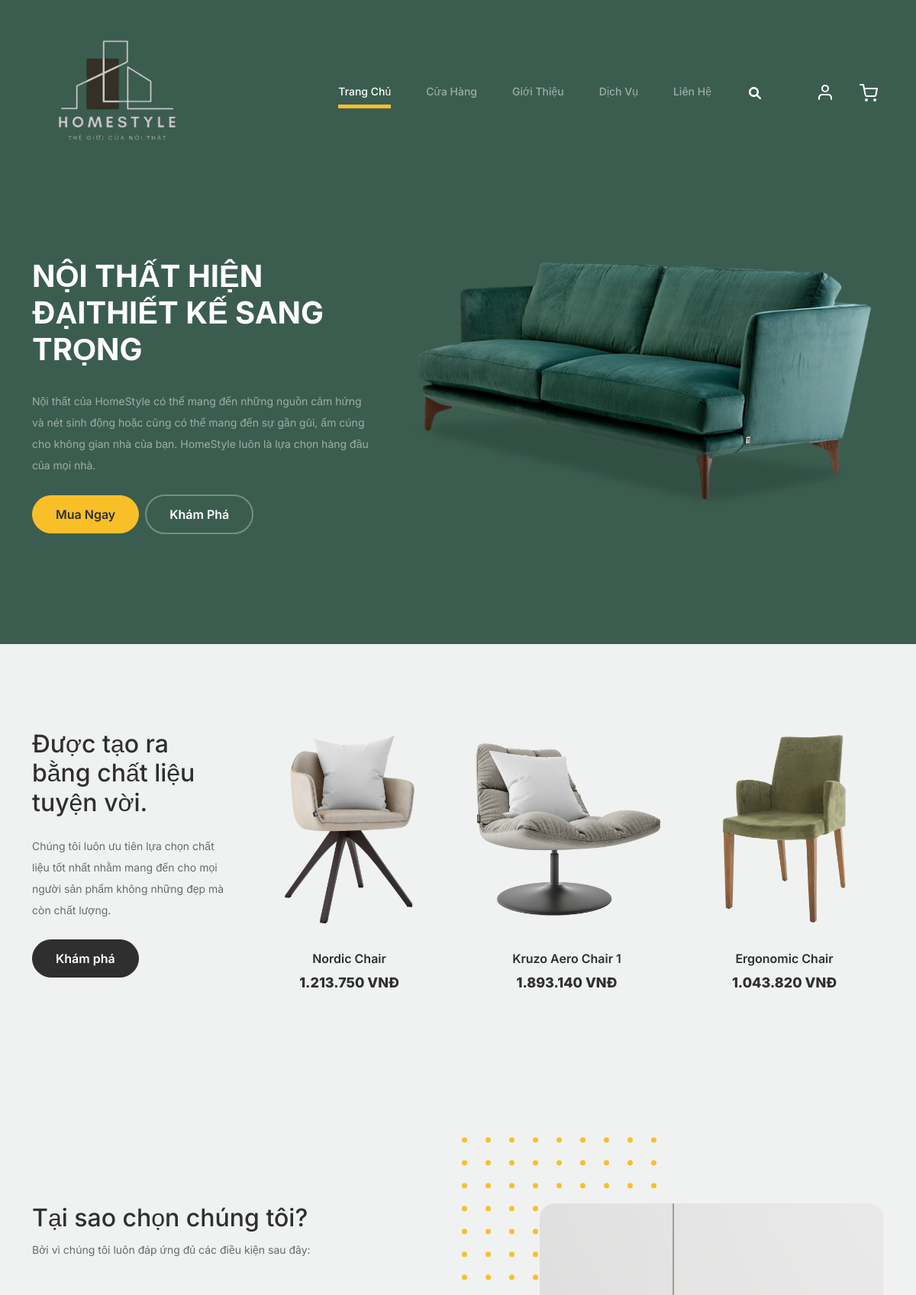
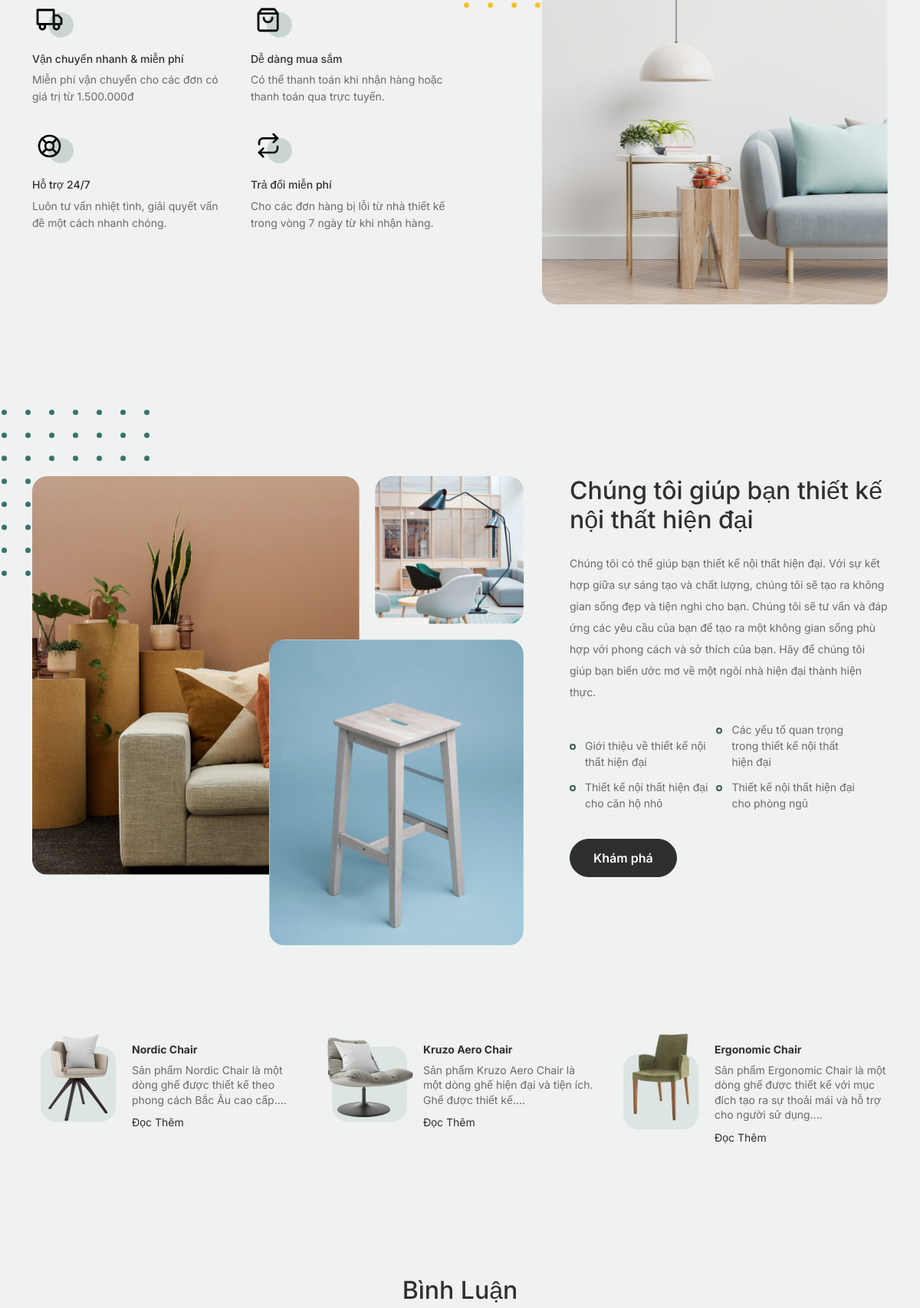
The page / (upper part) on the database its author committed (2 pictures, top to bottom).
### tables this page shows
CREATE TABLE `sanpham` (
  `id` int(11) NOT NULL,
  `ten` varchar(50) NOT NULL,
  `gia` float NOT NULL,
  `soluong` int(11) NOT NULL,
  `id_dm` int(11) NOT NULL,
  `img` varchar(300) NOT NULL,
  `view` int(11) NOT NULL,
  `tinhtrang` int(11) NOT NULL,
  `nhacungcap` int(11) NOT NULL,
  `mota` varchar(255) NOT NULL,
  `gioithieu` varchar(500) NOT NULL
);

### model/product.php (called while the page is built, shortened)
<?php
    function view_top()
    {
        $conn = conectdb();
        $stmt = $conn->prepare("SELECT * FROM sanpham ORDER BY view DESC limit 3");
        $stmt->execute();
        $topview = $stmt->fetchAll();
        return $topview;
    }
?>

### view/home.php (the view, shortened to what this page needs)
	<div class="hero">
		<div class="container">
			<div class="row justify-content-between">
				<div class="col-lg-5">
					<div class="intro-excerpt">
						<h1>NỘI THẤT HIỆN ĐẠI<span clsas="d-block">THIẾT KẾ SANG TRỌNG </span></h1>
						<p class="mb-4">Nội thất của HomeStyle có thể mang đến những nguồn cảm hứng và nét sinh động hoặc cũng có thể mang đến sự gần gũi, ấm cúng cho không gian nhà của bạn. HomeStyle luôn là lựa chọn hàng đầu của mọi nhà.</p>
						<p><a href="" class="btn btn-secondary me-2">Mua Ngay </a><a href="#" class="btn btn-white-outline">Khám Phá</a></p>
					</div>
				</div>
				<div class="col-lg-7">
					<div class="hero-img-wrap">
						<img src="Assets/images/couch.png" class="img-fluid">
					</div>
				</div>
			</div>
		</div>
	</div>
<div class="product-section">
	<div class="container">
		<div class="row">
			<div class="col-md-12 col-lg-3 mb-5 mb-lg-0">
				<h2 class="mb-4 section-title" style="vertical-align: inherit;">Được tạo ra bằng chất liệu tuyện vời.</h2>
				<p class="mb-4">Chúng tôi luôn ưu tiên lựa chọn chất liệu tốt nhất nhằm mang đến cho mọi người sản phẩm không những đẹp mà còn chất lượng.</p>
				<p><a href="shop.html" class="btn">Khám phá</a></p>
			</div>
			<?php
			$topview = view_top();
			foreach($topview as $top) {
				echo '
				<div class="col-12 col-md-4 col-lg-3 mb-5 mb-md-0">
				<form action="index.php?page=addcart" method = "post">
					<input type = "hidden" name="id" value="'.$top['id'].'">
					<input type = "hidden" name="img" value="'.$top['img'].'">
					<input type = "hidden" name="ten" value="'.$top['ten'].'">
					<input type = "hidden" name="gia" value="'.$top['gia'].'">
					<a class="product-item" href="index.php?page=Product Details">
						<img src="uploadsPr/'.$top['img'].'" class="img-fluid product-thumbnail">
						<h3 class="product-title">'.$top['ten'].'</h3>
						<strong class="product-price">' . number_format($top['gia'], 0, ',', '.') . ' VNĐ</strong>
						<button class="icon-cross" type="submit" name="sub" value="AddToCart">
							<img src="Assets/images/cross.svg" class="img-fluid">
						</button>
					</a>
				</form>
				</div>
				';
			}
			?>
		</div>
	</div>
</div>
<div class="why-choose-section">
	<div class="container">
		<div class="row justify-content-between">
			<div class="col-lg-6">
				<h2 class="section-title">Tại sao chọn chúng tôi?</h2>
				<p>Bởi vì chúng tôi luôn đáp ứng đủ các điều kiện sau đây:</p>
				<div class="row my-5">
					<div class="col-6 col-md-6">
						<div class="feature">
							<div class="icon">
								<img src="Assets/images/truck.svg" alt="Image" class="imf-fluid">
							</div>
							<h3>Vận chuyển nhanh &amp;  miễn phí</h3>
							<p>Miễn phí vận chuyển cho các đơn có giá trị từ 1.500.000đ </p>
						</div>
					</div>
					<div class="col-6 col-md-6">
						<div class="feature">
							<div class="icon">
								<img src="Assets/images/bag.svg" alt="Image" class="imf-fluid">
							</div>
							<h3>Dễ dàng mua sắm</h3>
							<p>Có thể thanh toán khi nhận hàng hoặc thanh toán qua trực tuyến. </p>
						</div>
					</div>
					<div class="col-6 col-md-6">
						<div class="feature">
							<div class="icon">
								<img src="Assets/images/support.svg" alt="Image" class="imf-fluid">
							</div>
							<h3>Hỗ trợ 24/7</h3>
							<p>Luôn tư vấn nhiệt tình, giải quyết vấn đề một cách nhanh chóng. </p>
						</div>
					</div>
					<div class="col-6 col-md-6">
						<div class="feature">
							<div class="icon">
								<img src="Assets/images/return.svg" alt="Image" class="imf-fluid">
							</div>
							<h3>Trả đổi miễn phí </h3>
							<p>Cho các đơn hàng bị lỗi từ nhà thiết kế trong vòng 7 ngày từ khi nhận hàng.</p>
						</div>
					</div>
				</div>
			</div>
			<div class="col-lg-5">
				<div class="img-wrap">
					<img src="Assets/images/why-choose-us-img.jpg" alt="Image" class="img-fluid">
				</div>
			</div>
		</div>
	</div>
</div>
<div class="we-help-section">
	<div class="container">
		<div class="row justify-content-between">
			<div class="col-lg-7 mb-5 mb-lg-0">
				<div class="imgs-grid">
					<div class="grid grid-1"><img src="Assets/images/img-grid-1.jpg" alt="Untree.co"></div>
					<div class="grid grid-2"><img src="Assets/images/img-grid-2.jpg" alt="Untree.co"></div>
					<div class="grid grid-3"><img src="Assets/images/img-grid-3.jpg" alt="Untree.co"></div>
				</div>
			</div>
			<div class="col-lg-5 ps-lg-5">
			<h2 class="section-title mb-4">Chúng tôi giúp bạn thiết kế nội thất hiện đại</h2>
				<p>Chúng tôi có thể giúp bạn thiết kế nội thất hiện đại. Với sự kết hợp giữa sự sáng tạo và chất lượng, chúng tôi sẽ tạo ra không gian sống đẹp và tiện nghi cho bạn. Chúng tôi sẽ tư vấn và đáp ứng các yêu cầu của bạn để tạo ra một không gian sống phù hợp với phong cách và sở thích của bạn. Hãy để chúng tôi giúp bạn biến ước mơ về một ngôi nhà hiện đại thành hiện thực.</p>
				<ul class="list-unstyled custom-list my-4">
					<li>Giới thiệu về thiết kế nội thất hiện đại</li>
					<li>Các yếu tố quan trọng trong thiết kế nội thất hiện đại</li>
					<li>Thiết kế nội thất hiện đại cho căn hộ nhỏ</li>
					<li>Thiết kế nội thất hiện đại cho phòng ngủ</li>
				</ul>
				<p><a herf="#" class="btn">Khám phá</a></p>
			</div>
		</div>
	</div>
</div>
<div class="popular-product">
	<div class="container">
		<div class="row">
			<div class="col-12 col-md-6 col-lg-4 mb-4 mb-lg-0">
				<div class="product-item-sm d-flex">
					<div class="thumbnail">
						<img src="Assets/images/product-1.png" alt="Image" class="img-fluid">
					</div>
					<div class="pt-3">
						<h3>Nordic Chair</h3>
						<p>Sản phẩm Nordic Chair là một dòng ghế được thiết kế theo phong cách Bắc Âu cao cấp....</p>
						<p><a href="index.php?page=Product Details">Đọc Thêm</a></p>
					</div>
				</div>
			</div>
			<div class="col-12 col-md-6 col-lg-4 mb-4 mb-lg-0">
				<div class="product-item-sm d-flex">
					<div class="thumbnail">
						<img src="Assets/images/product-2.png" alt="Image" class="img-fluid">
					</div>
					<div class="pt-3">
						<h3>Kruzo Aero Chair</h3>
						<p>Sản phẩm Kruzo Aero Chair là một dòng ghế hiện đại và tiện ích. Ghế được thiết kế....</p>
						<p><a href="index.php?page=Product Details">Đọc Thêm</a></p>
					</div>
				</div>
			</div>
			<div class="col-12 col-md-6 col-lg-4 mb-4 mb-lg-0">
				<div class="product-item-sm d-flex">
					<div class="thumbnail">
						<img src="Assets/images/product-3.png" alt="Image" class="img-fluid">
					</div>
					<div class="pt-3">
						<h3>Ergonomic Chair</h3>
						<p>Sản phẩm Ergonomic Chair là một dòng ghế được thiết kế với mục đích tạo ra sự thoải mái và hỗ trợ cho người sử dụng....</p>
						<p><a href="index.php?page=Product Details">Đọc Thêm</a></p>
					</div>
				</div>
			</div>
		</div>
	</div>
</div>
<div class="testimonial-section">
	<div class="container">
		<div class="row">
			<div class="col-lg-7 mx-auto text-center">
				<h2 class="section-title">Bình Luận</h2>
			</div>
		</div>
	</div>
</div>

### rows shown on the page
sanpham: img (picture), ten "Nordic Chair", gia "1.213.750"
sanpham: img (picture), ten "Kruzo Aero Chair 1", gia "1.893.140"
sanpham: img (picture), ten "Ergonomic Chair", gia "1.043.820"
